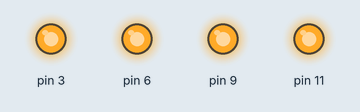
Recording of a sketch running on a simulated Arduino Uno, built with avr-gcc and run on an emulated ATmega328P. Shown: output pins drawn as LEDs (lit = HIGH).

Above: at 0.12 s.
At 2.37 s:
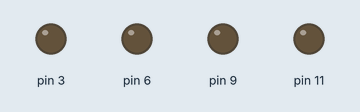
Timing chart, 0 to 3.0 s (numbered marks = the images above):
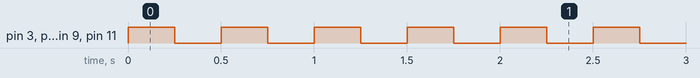

Measured:
- by itself, pin 3, pin 6, pin 9, pin 11: alternates HIGH for 0.25 s and LOW for 0.25 s

The sketch:

simple_blink.ino
```cpp
//simple LED glow
void setup() {
  // put your setup code here, to run once:
pinMode(3,OUTPUT);pinMode(9,OUTPUT);pinMode(6,OUTPUT);pinMode(11,OUTPUT);
}

void loop() {
  // put your main code here, to run repeatedly:
digitalWrite(3,HIGH);digitalWrite(9,HIGH);digitalWrite(6,HIGH);digitalWrite(11,HIGH);
delay(250);
digitalWrite(3,LOW);digitalWrite(9,LOW);digitalWrite(6,LOW);digitalWrite(11,LOW);
delay(250);
}
```
